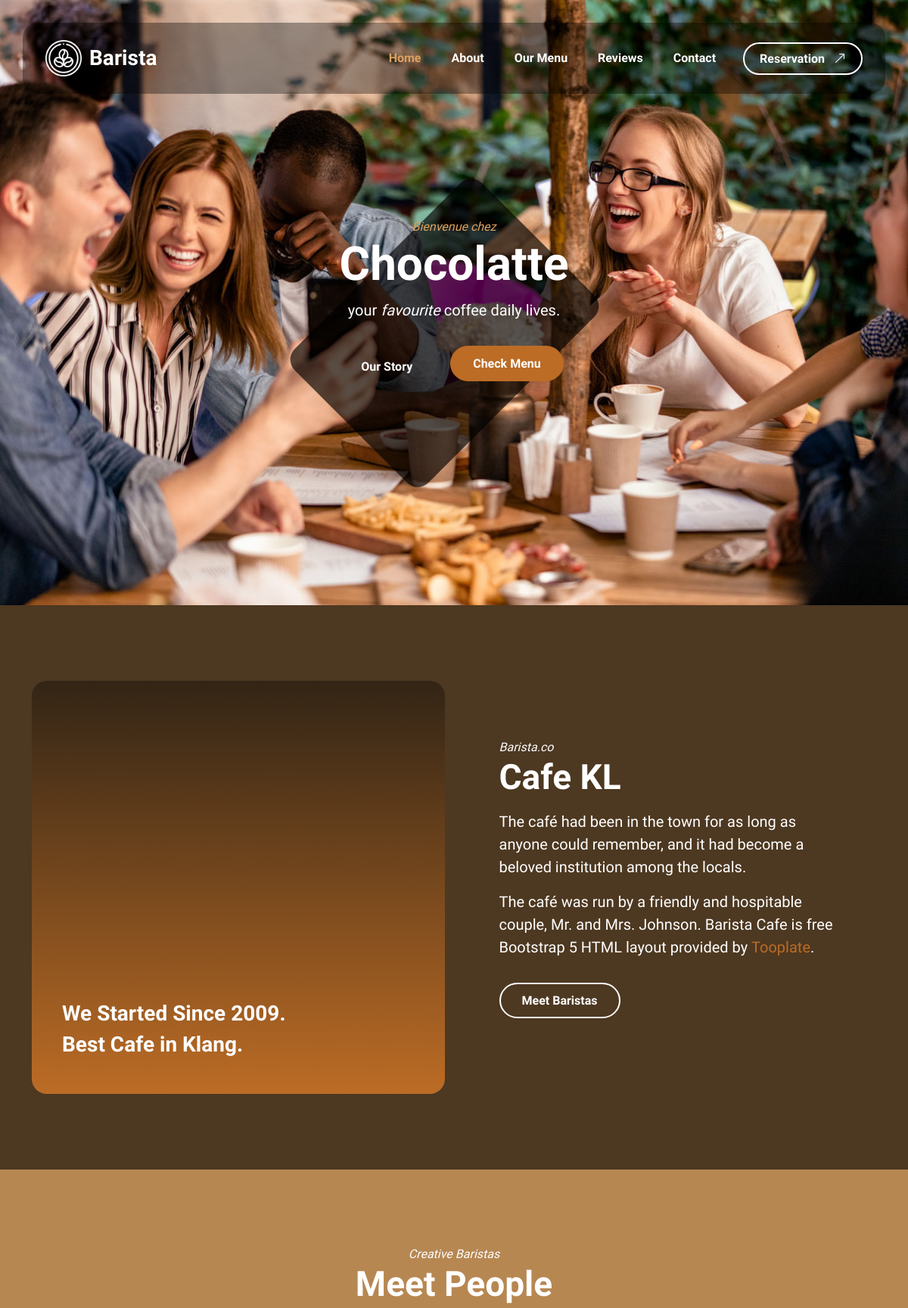
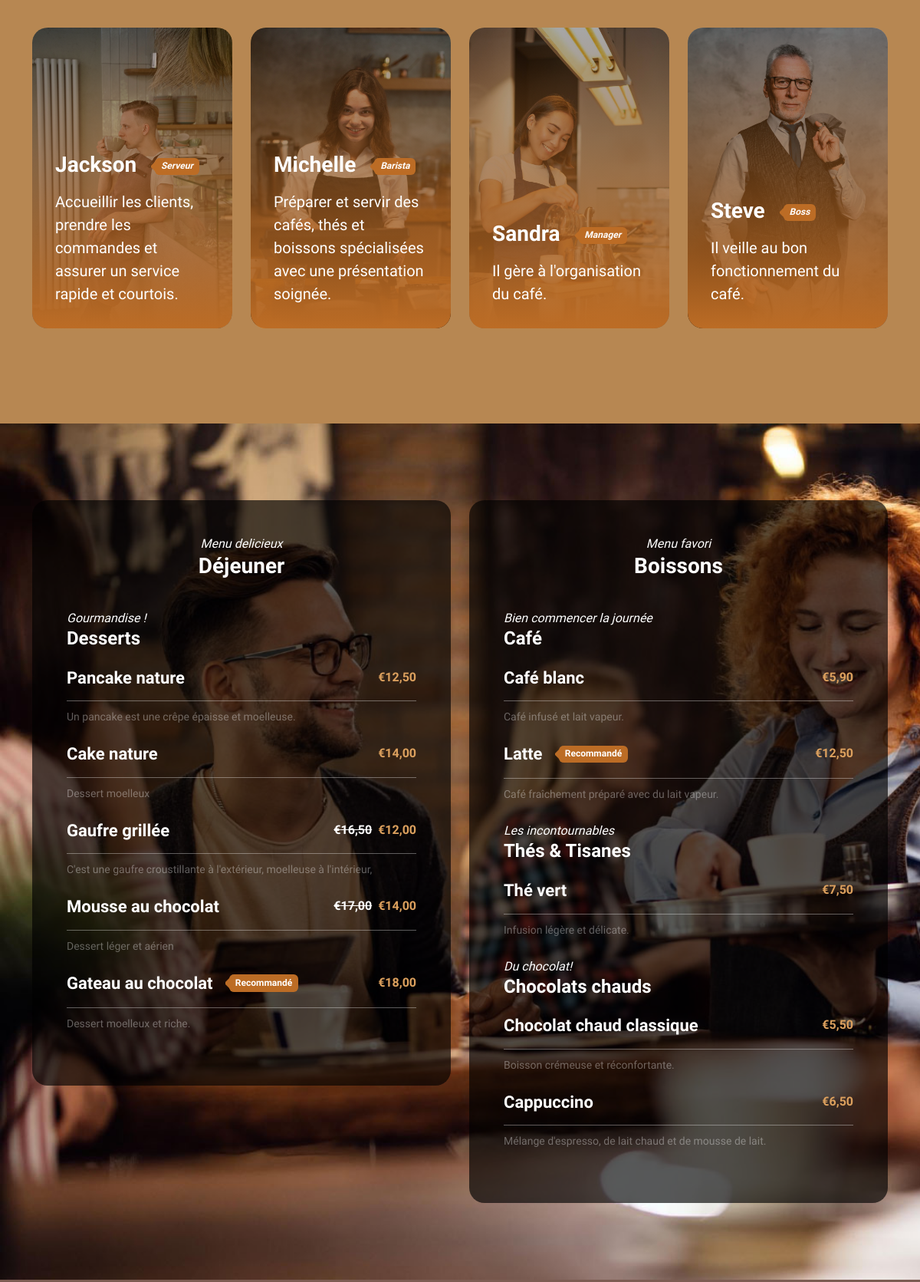
The page / (upper part) on the database its author committed (2 pictures, top to bottom).
### tables this page shows
CREATE TABLE `employees` (
  `id` int unsigned NOT NULL AUTO_INCREMENT,
  `name` varchar(255) NOT NULL,
  `job` varchar(255) DEFAULT NULL,
  `description` varchar(255) DEFAULT NULL,
  `img` varchar(255) DEFAULT NULL,
  `created_at` timestamp NOT NULL DEFAULT CURRENT_TIMESTAMP,
  `updated_at` timestamp NOT NULL DEFAULT CURRENT_TIMESTAMP,
  PRIMARY KEY (`id`)
);

CREATE TABLE `product_categories` (
  `id` int unsigned NOT NULL AUTO_INCREMENT,
  `parent_id` int unsigned DEFAULT NULL,
  `order` int unsigned NOT NULL,
  `pre` varchar(255) NOT NULL,
  `title` varchar(255) NOT NULL,
  `created_at` timestamp NOT NULL DEFAULT CURRENT_TIMESTAMP,
  `updated_at` timestamp NOT NULL DEFAULT CURRENT_TIMESTAMP,
  PRIMARY KEY (`id`),
  KEY `product_categories_parent_id_product_categories_id` (`parent_id`),
  CONSTRAINT `product_categories_parent_id_product_categories_id` FOREIGN KEY (`parent_id`) REFERENCES `product_categories` (`id`) ON DELETE SET NULL
);

CREATE TABLE `products` (
  `id` int unsigned NOT NULL AUTO_INCREMENT,
  `product_category_id` int unsigned NOT NULL,
  `name` varchar(255) NOT NULL,
  `description` varchar(255) NOT NULL,
  `tag` varchar(255) DEFAULT NULL,
  `price` int NOT NULL,
  `discount` int DEFAULT NULL,
  `created_at` timestamp NOT NULL DEFAULT CURRENT_TIMESTAMP,
  `updated_at` timestamp NOT NULL DEFAULT CURRENT_TIMESTAMP,
  `deleted_at` timestamp NULL DEFAULT NULL,
  PRIMARY KEY (`id`),
  KEY `products_product_category_id_product_categories_id` (`product_category_id`),
  CONSTRAINT `products_product_category_id_product_categories_id` FOREIGN KEY (`product_category_id`) REFERENCES `product_categories` (`id`) ON DELETE RESTRICT
);

### controllers/BaseController.php (called while the page is built, shortened)
<?php
abstract class BaseController
{
    public function handle()
    {
        return $this->show();
    }
    protected function view($view, $data)
    {
        extract($data);
        include('./views/' . $view . '.php');
    }
}

### controllers/HomeController.php (called while the page is built, shortened)
<?php
class HomeController extends BaseController
{
    public function show()
    {
        return $this->view('home', [
            'welcome' => 'Bienvenue chez',
            'title' => 'Chocolatte',
            'employees' => Employee::getHomepageEmployees(),
            'review_title' => 'Ce qu\'en pensent nos clients',
            'reviews' => Review::getHomepageReviews(),
            'categories' => $this->getMenuCategories(),
        ]);
    }
    protected function getMenuCategories()
    {
        $categories = ProductCategory::getHomepageMainCategories();
        foreach ($categories as $indexMainCategories => $category) {
            $category->subcategories = ProductCategory::getHomepageSubCategories($category);
            foreach($category->subcategories as $indexSubCategories => $subcategory) {
                $subcategory->products = Product::getHomepageProducts($subcategory);
            }
        }
        return $categories;
    }
}

### index.php (called while the page is built, shortened)
<?php
require_once('controllers/BaseController.php');
require_once('controllers/HomeController.php');
require_once('models/BaseModel.php');
require_once('models/ProductCategory.php');
$controller = new HomeController();
$controller->handle();

### models/BaseModel.php (called while the page is built, shortened)
<?php
abstract class BaseModel
{
    public static $instances = [];
    protected $connexion;
    function __construct()
    {
        try {
            $this->connexion = new \PDO('mysql:host=' . MYSQL_HOST . ';dbname=' . MYSQL_DBNAME . ';charset=utf8', MYSQL_USER, MYSQL_PASSWORD);
            $this->connexion->setAttribute(\PDO::ATTR_DEFAULT_FETCH_MODE, \PDO::FETCH_OBJ);
        } catch (\Exception $e) {
            die('Erreur : ' . $e->getMessage());
        }
    }
    public static function __callStatic($method, $args = []) {
        $method = lcfirst(substr($method, 3));
        return call_user_func_array([self::getInstance(get_called_class()), $method], $args);
    }
    public static function getInstance($class)
    {
        if(!isset(self::$instances[$class])) self::$instances[$class] = new $class();
        return self::$instances[$class];
    }
    protected function get($sql, $args = [])
    {
        return $this->execute($sql, $args)->fetchAll();
    }
    protected function execute($sql, $args = [])
    {
        if(count($args)){
            $result = $this->connexion->prepare($sql);
            $result->execute($args);
            return $result;
        }
        return $this->connexion->query($sql);
    }
}

### models/Employee.php (called while the page is built)
<?php
class Employee extends BaseModel
{
    public function homepageEmployees()
    {
        return $this->get('SELECT `employees`.`name`,`employees`.`job`,`employees`.`description`,`employees`.`img` FROM `employees` ORDER BY `employees`.`name`;');
    }
}

### models/ProductCategory.php (called while the page is built)
<?php
class ProductCategory extends BaseModel
{
    public function homepageMainCategories()
    {
        return $this->get('SELECT `product_categories`.`id`,`product_categories`.`pre`,`product_categories`.`title` FROM `product_categories` WHERE `product_categories`.`parent_id` IS NULL ORDER BY `product_categories`.`order`;');
    }
    public function homepageSubCategories($category)
    {
        return $this->get('SELECT `product_categories`.`id`,`product_categories`.`pre`,`product_categories`.`title` FROM `product_categories` WHERE `product_categories`.`parent_id` = :category ORDER BY `product_categories`.`order`;', [
            'category' => $category->id,
        ]);
    }
}

### models/Product.php (called while the page is built)
<?php
class Product extends BaseModel
{
    public function homepageProducts($category)
    {
        return $this->get('SELECT `products`.`name`, `products`.`description`, `products`.`tag`, `products`.`price`, `products`.`discount` FROM `products` WHERE `product_category_id` = :category ORDER BY `products`.`price`;', [
            'category' => $category->id
        ]);
    }
}

### views/home.php (the view, shortened to what this page needs)
?><!doctype html>
<html lang="en">
    <head>
        <link href="css/bootstrap.min.css" rel="stylesheet">
        <link href="css/bootstrap-icons.css" rel="stylesheet">
        <link href="css/vegas.min.css" rel="stylesheet">
        <link href="css/tooplate-barista.css" rel="stylesheet">
    </head>
    <body>
            <main>
                <nav class="navbar navbar-expand-lg">
                    <div class="container">
                        <a class="navbar-brand d-flex align-items-center" href="index.html">
                            <img src="images/coffee-beans.png" class="navbar-brand-image img-fluid" alt="Barista Cafe Template">
                            Barista
                        </a>
                        <div class="collapse navbar-collapse" id="navbarNav">
                            <ul class="navbar-nav ms-lg-auto">
                                <li class="nav-item">
                                    <a class="nav-link click-scroll" href="#section_1">Home</a>
                                </li>
                                <li class="nav-item">
                                    <a class="nav-link click-scroll" href="#section_2">About</a>
                                </li>
                                <li class="nav-item">
                                    <a class="nav-link click-scroll" href="#section_3">Our Menu</a>
                                </li>
                                <li class="nav-item">
                                    <a class="nav-link click-scroll" href="#section_4">Reviews</a>
                                </li>
                                <li class="nav-item">
                                    <a class="nav-link click-scroll" href="#section_5">Contact</a>
                                </li>
                            </ul>
                            <div class="ms-lg-3">
                                <a class="btn custom-btn custom-border-btn" href="reservation.html">
                                    Reservation
                                    <i class="bi-arrow-up-right ms-2"></i>
                                </a>
                            </div>
                        </div>
                    </div>
                </nav>
                <section class="hero-section d-flex justify-content-center align-items-center" id="section_1">
                    <div class="container">
                        <div class="row align-items-center">
                            <div class="col-lg-6 col-12 mx-auto">
                                <em class="small-text"><?= $welcome; ?></em>
                                <h1><?= $title; ?></h1>
                                <p class="text-white mb-4 pb-lg-2">
                                    your <em>favourite</em> coffee daily lives.
                                </p>
                                <a class="btn custom-btn custom-border-btn smoothscroll me-3" href="#section_2">
                                    Our Story
                                </a>
                                <a class="btn custom-btn smoothscroll me-2 mb-2" href="#section_3"><strong>Check Menu</strong></a>
                            </div>
                        </div>
                    </div>
                    <div class="hero-slides"></div>
                </section>
                <section class="about-section section-padding" id="section_2">
                    <div class="section-overlay"></div>
                    <div class="container">
                        <div class="row align-items-center">
                            <div class="col-lg-6 col-12">
                                <div class="ratio ratio-1x1">
                                    <video autoplay="" loop="" muted="" class="custom-video" poster="">
                                        <source src="videos/pexels-mike-jones-9046237.mp4" type="video/mp4">
                                    </video>
                                    <div class="about-video-info d-flex flex-column">
                                        <h4 class="mt-auto">We Started Since 2009.</h4>
                                        <h4>Best Cafe in Klang.</h4>
                                    </div>
                                </div>
                            </div>
                            <div class="col-lg-5 col-12 mt-4 mt-lg-0 mx-auto">
                                <em class="text-white">Barista.co</em>
                                <h2 class="text-white mb-3">Cafe KL</h2>
                                <p class="text-white">The café had been in the town for as long as anyone could remember, and it had become a beloved institution among the locals.</p>
                                <p class="text-white">The café was run by a friendly and hospitable couple, Mr. and Mrs. Johnson. Barista Cafe is free Bootstrap 5 HTML layout provided by <a rel="nofollow" href="https://www.tooplate.com" target="_blank">Tooplate</a>.</p>
                                <a href="#barista-team" class="smoothscroll btn custom-btn custom-border-btn mt-3 mb-4">Meet Baristas</a>
                            </div>
                        </div>
                    </div>
                </section>
                <section class="barista-section section-padding section-bg" id="barista-team">
                    <div class="container">
                        <div class="row justify-content-center">
                            <div class="col-lg-12 col-12 text-center mb-4 pb-lg-2">
                                <em class="text-white">Creative Baristas</em>
                                <h2 class="text-white">Meet People</h2>
                            </div>
                            <?php foreach($employees as $index => $employee): ?>
                            <div class="col-lg-3 col-md-6 col-12 mb-4">
                                <div class="team-block-wrap">
                                    <div class="team-block-info d-flex flex-column">
                                        <div class="d-flex mt-auto mb-3">
                                            <h4 class="text-white mb-0"><?= $employee->name; ?></h4>
                                            <p class="badge ms-4"><em><?= $employee->job; ?></em></p>
                                        </div>
                                        <p class="text-white mb-0"><?= $employee->description; ?></p>
                                    </div>
                                    <div class="team-block-image-wrap">
                                        <img src="<?= $employee->img; ?>" class="team-block-image img-fluid" alt="Image de <?= $employee->name; ?>">
                                    </div>
                                </div>
                            </div>
                            <?php endforeach; ?>
                        </div>
                    </div>
                </section>
                <section class="menu-section section-padding" id="section_3">
                    <div class="container">
                        <div class="row">
                            <?php foreach($categories as $index => $category): ?>
                            <div class="col-lg-6 col-12 mb-4 mb-lg-0">
                                <div class="menu-block-wrap">
                                    <div class="text-center mb-4 pb-lg-2">
                                        <em class="text-white"><?= $category->pre; ?></em>
                                        <h4 class="text-white"><?= $category->title; ?></h4>
                                    </div>
                                    <?php foreach($category->subcategories as $index => $subcategory): ?>
                                    <div class="my-4">
                                        <em class="text-white"><?= $subcategory->pre; ?></em>
                                        <h5 class="text-white"><?= $subcategory->title; ?></h5>
                                    </div>
                                    <?php foreach($subcategory->products as $index => $product): ?>
                                    <div class="menu-block my-4">
                                        <div class="d-flex">
                                            <h6><?= $product->name; ?>
                                                <?php if($product->tag): ?>
                                                    <span class="badge ms-3"><?= $product->tag; ?></span>
                                                <?php endif; ?>
                                            </h6>
                                            <?php if($product->discount): ?>
                                                <strong class="text-white ms-auto"><del>€<?= number_format($product->price / 100, 2, ',', '.'); ?></del></strong>
                                                <strong class="ms-2">€<?= number_format($product->discount / 100, 2, ',', '.'); ?></strong>
                                            <?php else: ?>
                                                <strong class="ms-auto">€<?= number_format($product->price / 100, 2, ',', '.'); ?></strong>
                                            <?php endif; ?>
                                        </div>
                                        <div class="border-top mt-2 pt-2">
                                            <small><?= $product->description; ?></small>
                                        </div>
                                    </div>
                                    <?php endforeach; ?>
                                    <?php endforeach; ?>
                                </div>
                            </div>
                            <?php endforeach; ?>
                        </div>
                    </div>
                </section>
            </main>
    </body>
</html>

### rows shown on the page
employees: name "Jackson", job "Serveur", description "Accueillir les clients, prendre les commandes et assurer un service rapide et courtois.", img (picture)
employees: name "Michelle", job "Barista", description "Préparer et servir des cafés, thés et boissons spécialisées avec une présentation soignée.", img (picture)
employees: name "Sandra", job "Manager", description "Il gère à l'organisation du café.", img (picture)
employees: name "Steve", job "Boss", description "Il veille au bon fonctionnement du café.", img (picture)
product_categories: pre "Menu delicieux", title "Déjeuner"
product_categories: pre "Gourmandise !", title "Desserts"
products: name "Pancake nature", $product->price/100 "12,50", description "Un pancake est une crêpe épaisse et moelleuse."
products: name "Cake nature", $product->price/100 "14,00", description "Dessert moelleux"
products: name "Gaufre grillée", $product->price/100 "16,50", $product->discount/100 "12,00", description "C'est une gaufre croustillante à l'extérieur, moelleuse à l'intérieur,"
products: name "Mousse au chocolat", $product->price/100 "17,00", $product->discount/100 "14,00", description "Dessert léger et aérien"
products: name "Gateau au chocolat", tag "Recommandé", $product->price/100 "18,00", description "Dessert moelleux et riche."
product_categories: pre "Menu favori", title "Boissons"
product_categories: pre "Bien commencer la journée", title "Café"
products: name "Café blanc", $product->price/100 "5,90", description "Café infusé et lait vapeur."
products: name "Latte", tag "Recommandé", $product->price/100 "12,50", description "Café fraîchement préparé avec du lait vapeur."
product_categories: pre "Les incontournables", title "Thés & Tisanes"
products: name "Thé vert", $product->price/100 "7,50", description "Infusion légère et délicate."
product_categories: pre "Du chocolat!", title "Chocolats chauds"
products: name "Chocolat chaud classique", $product->price/100 "5,50", description "Boisson crémeuse et réconfortante."
products: name "Cappuccino", $product->price/100 "6,50", description "Mélange d'espresso, de lait chaud et de mousse de lait."

### other values the page prints
$welcome "Bienvenue chez"
$title "Chocolatte"
